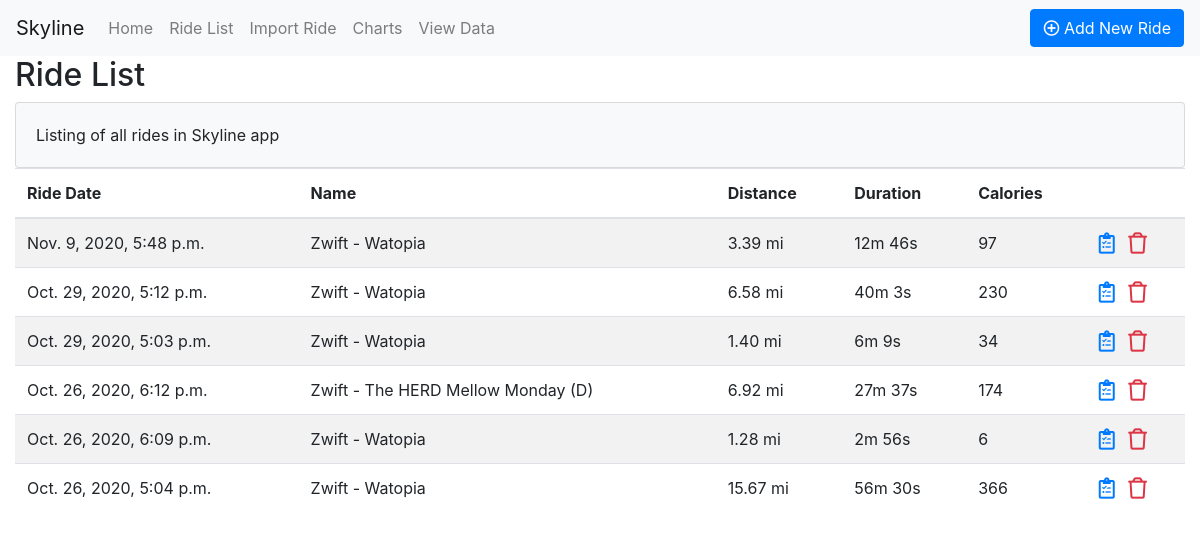
Page /rides on the earlier database version.
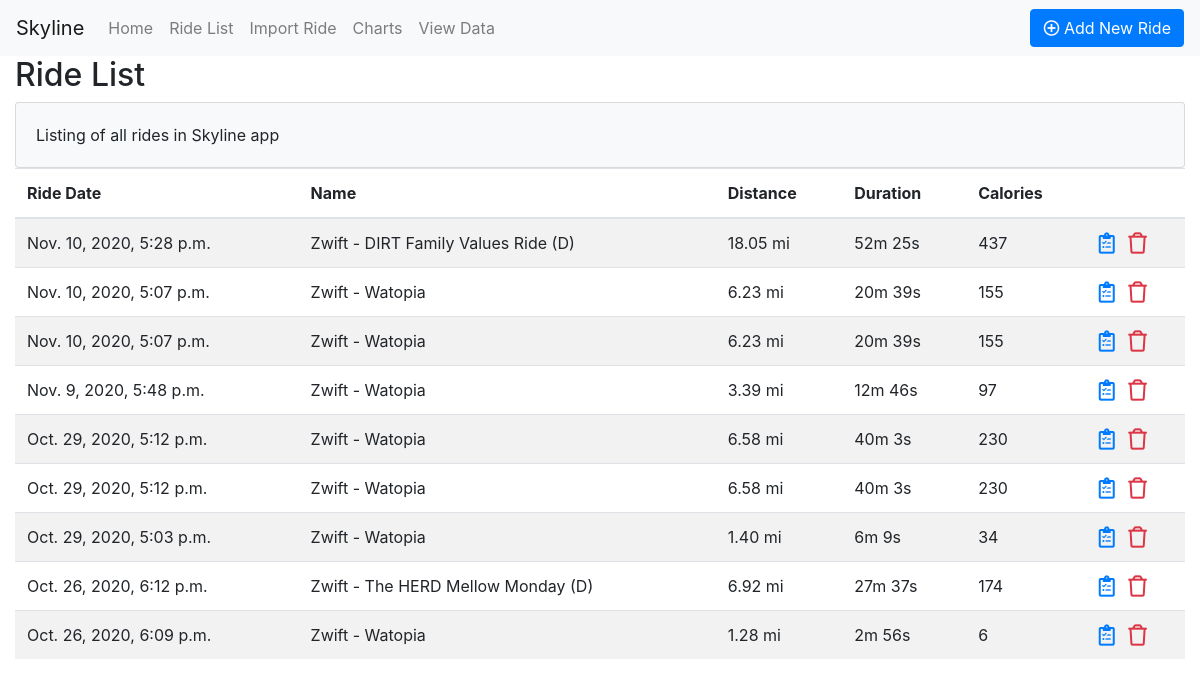
Same page on the later database version.
### rides/models.py (models this page shows, shortened)
class Ride(models.Model):
    ride_type = models.CharField(max_length=10)
    ride_native_id = models.CharField(max_length=200)
    start_time = models.DateTimeField()
    title = models.CharField(max_length=200)
    description = models.TextField(blank=True)
    duration = models.DurationField()
    distance = models.DecimalField(max_digits=6, decimal_places=2)
    elevation = models.IntegerField()
    avg_speed = models.DecimalField(max_digits=5, decimal_places=2, blank=True)
    max_speed = models.DecimalField(max_digits=5, decimal_places=2, blank=True)
    avg_heart_rate = models.IntegerField(blank=True)
    max_heart_rate = models.IntegerField(blank=True)
    avg_watts = models.IntegerField(blank=True)
    max_watts = models.IntegerField(blank=True)
    avg_cadence = models.IntegerField(blank=True)
    max_cadence = models.IntegerField(blank=True)
    calories = models.PositiveSmallIntegerField(blank=True)
    notes = models.TextField(blank=True)

### rides/views.py (the view)
# urls.py: path('rides', views.ride_list, name='ride_list'),
def ride_list(request):
    rides = Ride.objects.all().order_by('-start_time')
    return render(request, 'rides/ride_list.html', {'rides': rides})

### rides/templatetags/ride_filters.py (called while the page is built)
@register.filter(name='duration_string')
def duration_string(duration):
    seconds = duration.seconds
    min, sec = divmod(seconds, 60)
    hour, min = divmod(min, 60)
    hour = round(hour)
    min = round(min)
    sec = round(sec)
    if hour > 0:
        duration_string = f"{hour}h {min}m"
    else:
        duration_string = f"{min}m {sec}s"
    return duration_string

### rides/templates/rides/ride_list.html (shortened to what this page needs)
{% extends 'rides/base.html' %}
{% load ride_filters %}
{% block content %}
    <h2>Ride List</h2>
    <div class="card bg-light">
        <div class="card-body">
            <p class="card-text">
                Listing of all rides in Skyline app
            </p>
        </div>
    </div>
    <table class="table table-striped">
        <thead>
            <tr>
                <th scope="col">Ride Date</th>
                <th scope="col">Name</th>
                <th scope="col">Distance</th>
                <th scope="col">Duration</th>
                <th scope="col">Calories</th>
                <th></th>
            </tr>
        </thead>
        <tbody>
            {% for ride in rides %}
                <tr>
                    <td>{{ ride.start_time }}</td>
                    <td>{{ ride.title}}</td>
                    <td>{{ ride.distance }} mi</td>
                    <td>{{ ride.duration|duration_string }}</td>
                    <td>{{ ride.calories }}</td>
                    <td>
                        <a href="{% url 'ride_detail' id=ride.id %}" alt="View Detail">
                            <i class="far fa-clipboard-list-check fa-lg"></i>
                        </a>
                        <a href="{% url 'ride_confirm_delete' id=ride.id %}" alt="Delete Record">
                            <i class="far fa-trash text-danger fa-lg"></i>
                        </a>
                    </td>
                </tr>
            {% empty  %}
                <td colspan="5">
                    <span class="empty">No ride data is available</span>
                </td>
            {% endfor %}
        </tbody>
    </table>
{% endblock %}

Differences in the rows shown:
removed Ride: start_time "Oct. 26, 2020, 5:04 p.m.", title "Zwift - Watopia", distance "15.67", duration|duration_string "56m 30s", calories "366"
added Ride: start_time "Nov. 10, 2020, 5:28 p.m.", title "Zwift - DIRT Family Values Ride (D)", distance "18.05", duration|duration_string "52m 25s", calories "437"
added Ride: start_time "Nov. 10, 2020, 5:07 p.m.", title "Zwift - Watopia", distance "6.23", duration|duration_string "20m 39s", calories "155"
added Ride: start_time "Nov. 10, 2020, 5:07 p.m.", title "Zwift - Watopia", distance "6.23", duration|duration_string "20m 39s", calories "155"
added Ride: start_time "Oct. 29, 2020, 5:12 p.m.", title "Zwift - Watopia", distance "6.58", duration|duration_string "40m 3s", calories "230"
